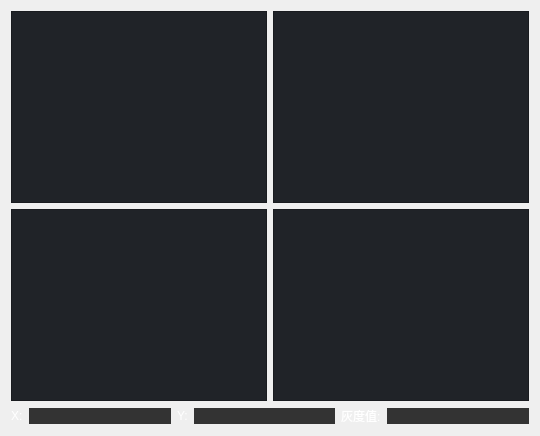
        <widget class="QWidget" name="page_7">
         <layout class="QGridLayout" name="gridLayout_2">
          <item row="0" column="0">
           <widget class="MyGraphicsView" name="mimage_4">
            <property name="styleSheet">
             <string notr="true">background-color: #202328;</string>
            </property>
           </widget>
          </item>
          <item row="0" column="1">
           <widget class="MyGraphicsView" name="mimage_5">
            <property name="styleSheet">
             <string notr="true">background-color: #202328;</string>
            </property>
           </widget>
          </item>
          <item row="1" column="0">
           <widget class="MyGraphicsView" name="mimage_6">
            <property name="styleSheet">
             <string notr="true">background-color: #202328;</string>
            </property>
           </widget>
          </item>
          <item row="1" column="1">
           <widget class="MyGraphicsView" name="mimage_7">
            <property name="styleSheet">
             <string notr="true">background-color: #202328;</string>
            </property>
           </widget>
          </item>
          <item row="2" column="0" colspan="2">
           <layout class="QHBoxLayout" name="horizontalLayout_62">
            <item>
             <widget class="QLabel" name="label_55">
              <property name="styleSheet">
               <string notr="true">color: rgb(255, 255, 255);</string>
              </property>
              <property name="text">
               <string>X:</string>
              </property>
             </widget>
            </item>
            <item>
             <widget class="QLineEdit" name="zuobiaoX3">
              <property name="styleSheet">
               <string notr="true">color: rgb(255, 255, 255);
border:none;
background-color: #333333;</string>
              </property>
             </widget>
            </item>
            <item>
             <widget class="QLabel" name="label_56">
              <property name="styleSheet">
               <string notr="true">color: rgb(255, 255, 255);</string>
              </property>
              <property name="text">
               <string>Y:</string>
              </property>
             </widget>
            </item>
            <item>
             <widget class="QLineEdit" name="zuobiaoY3">
              <property name="styleSheet">
               <string notr="true">color: rgb(255, 255, 255);
border:none;
background-color: #333333;</string>
              </property>
             </widget>
            </item>
            <item>
             <widget class="QLabel" name="label_57">
              <property name="styleSheet">
               <string notr="true">color: rgb(255, 255, 255);</string>
              </property>
              <property name="text">
               <string>灰度值:</string>
              </property>
             </widget>
            </item>
            <item>
             <widget class="QLineEdit" name="gray3">
              <property name="styleSheet">
               <string notr="true">color: rgb(255, 255, 255);
border:none;
background-color: #333333;</string>
              </property>
             </widget>
            </item>
           </layout>
          </item>
         </layout>
        </widget>
